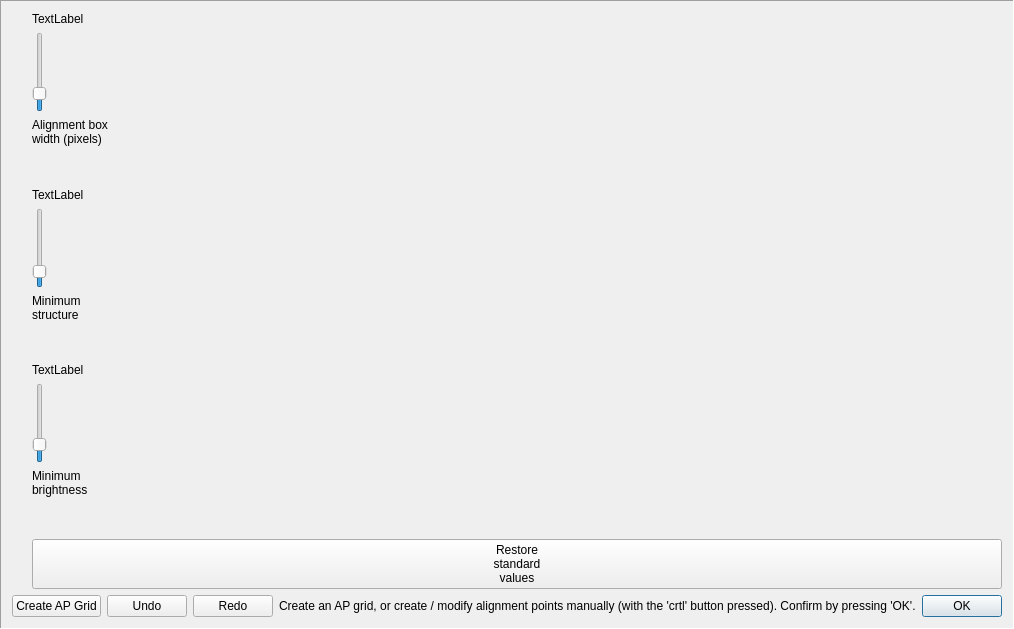
<?xml version="1.0" encoding="UTF-8"?>
<ui version="4.0">
 <class>alignment_point_editor</class>
 <widget class="QFrame" name="alignment_point_editor">
  <property name="geometry">
   <rect>
    <x>0</x>
    <y>0</y>
    <width>901</width>
    <height>629</height>
   </rect>
  </property>
  <property name="sizePolicy">
   <sizepolicy hsizetype="Preferred" vsizetype="Preferred">
    <horstretch>1</horstretch>
    <verstretch>1</verstretch>
   </sizepolicy>
  </property>
  <property name="windowTitle">
   <string>Frame</string>
  </property>
  <property name="locale">
   <locale language="English" country="UnitedStates"/>
  </property>
  <property name="frameShape">
   <enum>QFrame::Panel</enum>
  </property>
  <property name="frameShadow">
   <enum>QFrame::Sunken</enum>
  </property>
  <layout class="QVBoxLayout" name="verticalLayout_2">
   <item>
    <layout class="QHBoxLayout" name="horizontalLayout_2">
     <item>
      <spacer name="horizontalSpacer_3">
       <property name="orientation">
        <enum>Qt::Horizontal</enum>
       </property>
       <property name="sizeType">
        <enum>QSizePolicy::Fixed</enum>
       </property>
       <property name="sizeHint" stdset="0">
        <size>
         <width>20</width>
         <height>20</height>
        </size>
       </property>
      </spacer>
     </item>
     <item>
      <layout class="QVBoxLayout" name="verticalLayout_3">
       <item>
        <widget class="QLabel" name="aphbw_label_display">
         <property name="sizePolicy">
          <sizepolicy hsizetype="Minimum" vsizetype="Preferred">
           <horstretch>0</horstretch>
           <verstretch>0</verstretch>
          </sizepolicy>
         </property>
         <property name="text">
          <string>TextLabel</string>
         </property>
         <property name="alignment">
          <set>Qt::AlignLeading|Qt::AlignLeft|Qt::AlignVCenter</set>
         </property>
        </widget>
       </item>
       <item>
        <widget class="QSlider" name="aphbw_slider_value">
         <property name="minimum">
          <number>20</number>
         </property>
         <property name="maximum">
          <number>140</number>
         </property>
         <property name="singleStep">
          <number>4</number>
         </property>
         <property name="pageStep">
          <number>4</number>
         </property>
         <property name="value">
          <number>40</number>
         </property>
         <property name="orientation">
          <enum>Qt::Vertical</enum>
         </property>
        </widget>
       </item>
       <item>
        <widget class="QLabel" name="aphbw_label_parameter">
         <property name="sizePolicy">
          <sizepolicy hsizetype="Minimum" vsizetype="Preferred">
           <horstretch>0</horstretch>
           <verstretch>0</verstretch>
          </sizepolicy>
         </property>
         <property name="toolTip">
          <string>Size of the quadratic box around an alignment point used to measure the local shift.
Smaller values result in better resolution of locality, but shift detection can fail if local contrast is low.</string>
         </property>
         <property name="text">
          <string>Alignment box
width (pixels)</string>
         </property>
         <property name="alignment">
          <set>Qt::AlignLeading|Qt::AlignLeft|Qt::AlignVCenter</set>
         </property>
        </widget>
       </item>
       <item>
        <spacer name="verticalSpacer">
         <property name="orientation">
          <enum>Qt::Vertical</enum>
         </property>
         <property name="sizeHint" stdset="0">
          <size>
           <width>20</width>
           <height>40</height>
          </size>
         </property>
        </spacer>
       </item>
       <item>
        <widget class="QLabel" name="apst_label_display">
         <property name="sizePolicy">
          <sizepolicy hsizetype="Minimum" vsizetype="Preferred">
           <horstretch>0</horstretch>
           <verstretch>0</verstretch>
          </sizepolicy>
         </property>
         <property name="text">
          <string>TextLabel</string>
         </property>
         <property name="alignment">
          <set>Qt::AlignLeading|Qt::AlignLeft|Qt::AlignVCenter</set>
         </property>
        </widget>
       </item>
       <item>
        <widget class="QSlider" name="apst_slider_value">
         <property name="minimum">
          <number>1</number>
         </property>
         <property name="maximum">
          <number>30</number>
         </property>
         <property name="pageStep">
          <number>5</number>
         </property>
         <property name="value">
          <number>5</number>
         </property>
         <property name="orientation">
          <enum>Qt::Vertical</enum>
         </property>
        </widget>
       </item>
       <item>
        <widget class="QLabel" name="apst_label_parameter">
         <property name="sizePolicy">
          <sizepolicy hsizetype="Minimum" vsizetype="Preferred">
           <horstretch>0</horstretch>
           <verstretch>0</verstretch>
          </sizepolicy>
         </property>
         <property name="toolTip">
          <string>In the automatic construction of alignment point grids, points are discarded if there is too little local structure.
Higher values result in more points to be discarded. If the value is too low, unreliable alignment points are included.</string>
         </property>
         <property name="text">
          <string>Minimum
structure</string>
         </property>
         <property name="alignment">
          <set>Qt::AlignLeading|Qt::AlignLeft|Qt::AlignVCenter</set>
         </property>
        </widget>
       </item>
       <item>
        <spacer name="verticalSpacer_2">
         <property name="orientation">
          <enum>Qt::Vertical</enum>
         </property>
         <property name="sizeHint" stdset="0">
          <size>
           <width>20</width>
           <height>40</height>
          </size>
         </property>
        </spacer>
       </item>
       <item>
        <widget class="QLabel" name="apbt_label_display">
         <property name="sizePolicy">
          <sizepolicy hsizetype="Minimum" vsizetype="Preferred">
           <horstretch>0</horstretch>
           <verstretch>0</verstretch>
          </sizepolicy>
         </property>
         <property name="text">
          <string>TextLabel</string>
         </property>
         <property name="alignment">
          <set>Qt::AlignLeading|Qt::AlignLeft|Qt::AlignVCenter</set>
         </property>
        </widget>
       </item>
       <item>
        <widget class="QSlider" name="apbt_slider_value">
         <property name="minimum">
          <number>2</number>
         </property>
         <property name="maximum">
          <number>50</number>
         </property>
         <property name="singleStep">
          <number>2</number>
         </property>
         <property name="pageStep">
          <number>2</number>
         </property>
         <property name="value">
          <number>10</number>
         </property>
         <property name="orientation">
          <enum>Qt::Vertical</enum>
         </property>
        </widget>
       </item>
       <item>
        <widget class="QLabel" name="apbt_label_parameter">
         <property name="sizePolicy">
          <sizepolicy hsizetype="Minimum" vsizetype="Preferred">
           <horstretch>0</horstretch>
           <verstretch>0</verstretch>
          </sizepolicy>
         </property>
         <property name="toolTip">
          <string>In the automatic construction of alignment point grids, points are discarded if no pixels in the surrounding box are bright enough.
Higher values result in more points to be discarded. If the value is too low, unreliable alignment points are included.</string>
         </property>
         <property name="layoutDirection">
          <enum>Qt::LeftToRight</enum>
         </property>
         <property name="text">
          <string>Minimum
brightness</string>
         </property>
         <property name="alignment">
          <set>Qt::AlignLeading|Qt::AlignLeft|Qt::AlignVCenter</set>
         </property>
        </widget>
       </item>
       <item>
        <spacer name="verticalSpacer_3">
         <property name="orientation">
          <enum>Qt::Vertical</enum>
         </property>
         <property name="sizeHint" stdset="0">
          <size>
           <width>20</width>
           <height>40</height>
          </size>
         </property>
        </spacer>
       </item>
       <item>
        <widget class="QPushButton" name="restore_standard_values">
         <property name="toolTip">
          <string>Reset parameters to original values. In most cases they should give satisfactory results.</string>
         </property>
         <property name="text">
          <string>Restore
standard
values</string>
         </property>
        </widget>
       </item>
      </layout>
     </item>
    </layout>
   </item>
   <item>
    <layout class="QHBoxLayout" name="horizontalLayout">
     <item>
      <widget class="QPushButton" name="btnApGrid">
       <property name="toolTip">
        <string>Create an alignment point grid automatically.</string>
       </property>
       <property name="text">
        <string>Create AP Grid</string>
       </property>
      </widget>
     </item>
     <item>
      <widget class="QPushButton" name="btnUndo">
       <property name="toolTip">
        <string>Undo the last step.</string>
       </property>
       <property name="text">
        <string>Undo</string>
       </property>
      </widget>
     </item>
     <item>
      <widget class="QPushButton" name="btnRedo">
       <property name="toolTip">
        <string>Redo the last step.</string>
       </property>
       <property name="text">
        <string>Redo</string>
       </property>
      </widget>
     </item>
     <item>
      <spacer name="horizontalSpacer_2">
       <property name="orientation">
        <enum>Qt::Horizontal</enum>
       </property>
       <property name="sizeHint" stdset="0">
        <size>
         <width>40</width>
         <height>20</height>
        </size>
       </property>
      </spacer>
     </item>
     <item>
      <widget class="QLabel" name="label_message">
       <property name="text">
        <string>Create an AP grid, or create / modify alignment points manually (with the 'crtl' button pressed). Confirm by pressing 'OK'.</string>
       </property>
      </widget>
     </item>
     <item>
      <spacer name="horizontalSpacer">
       <property name="orientation">
        <enum>Qt::Horizontal</enum>
       </property>
       <property name="sizeHint" stdset="0">
        <size>
         <width>40</width>
         <height>20</height>
        </size>
       </property>
      </spacer>
     </item>
     <item>
      <widget class="QDialogButtonBox" name="buttonBox">
       <property name="toolTip">
        <string>Confirm the current AP selection.</string>
       </property>
       <property name="standardButtons">
        <set>QDialogButtonBox::Ok</set>
       </property>
      </widget>
     </item>
    </layout>
   </item>
  </layout>
 </widget>
 <resources/>
 <connections>
  <connection>
   <sender>aphbw_slider_value</sender>
   <signal>valueChanged(int)</signal>
   <receiver>aphbw_label_display</receiver>
   <slot>setNum(int)</slot>
   <hints>
    <hint type="sourcelabel">
     <x>48</x>
     <y>72</y>
    </hint>
    <hint type="destinationlabel">
     <x>463</x>
     <y>18</y>
    </hint>
   </hints>
  </connection>
  <connection>
   <sender>apbt_slider_value</sender>
   <signal>valueChanged(int)</signal>
   <receiver>apbt_label_display</receiver>
   <slot>setNum(int)</slot>
   <hints>
    <hint type="sourcelabel">
     <x>48</x>
     <y>459</y>
    </hint>
    <hint type="destinationlabel">
     <x>463</x>
     <y>405</y>
    </hint>
   </hints>
  </connection>
 </connections>
</ui>
